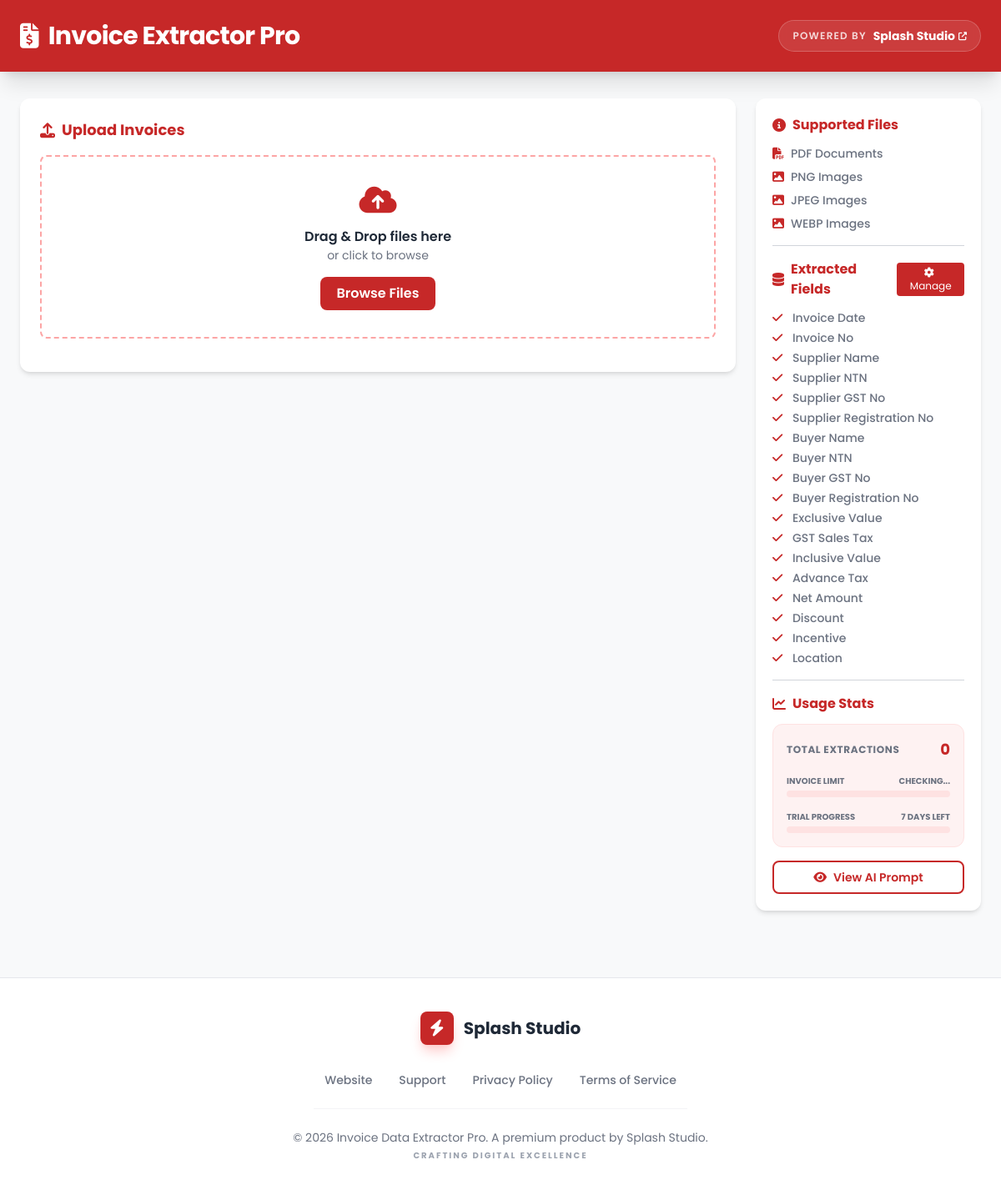
The page / on the database its author committed.
### app.py (models this page shows, shortened)
class SchemaField(db.Model):
    __tablename__ = 'schema_fields'
    id = db.Column(db.Integer, primary_key=True)
    name = db.Column(db.String(100), unique=True, nullable=False)
    description = db.Column(db.Text, nullable=True)
    is_active = db.Column(db.Boolean, default=True)
    created_at = db.Column(db.DateTime, default=datetime.utcnow)

### app.py (the view)
@app.route('/')
def index():
    fields = get_current_fields()
    schema_names = [f.name for f in fields]
    return render_template('index.html', schema=schema_names, max_invoices=MAX_INVOICES_PER_SESSION)

### app.py (called while the page is built)
def get_current_fields():
    return SchemaField.query.filter_by(is_active=True).all()

### templates/index.html (shortened to what this page needs)
<!doctype html>
<html lang="en">
  <head>
    <script src="https://cdn.tailwindcss.com"></script>
    <link
      rel="stylesheet"
      href="https://cdnjs.cloudflare.com/ajax/libs/font-awesome/6.4.0/css/all.min.css"
    />
    <link
      href="https://cdn.datatables.net/1.13.6/css/jquery.dataTables.min.css"
      rel="stylesheet"
    />
  </head>
  <body class="bg-light-bg text-dark-text font-poppins relative">
    <header class="bg-brand-red text-white shadow-xl">
      <div class="max-w-7xl mx-auto px-6 py-6 flex justify-between items-center">
        <h1 class="text-3xl font-bold tracking-tight flex items-center gap-3">
          <i class="fas fa-file-invoice-dollar"></i>
          Invoice Extractor Pro
        </h1>
        <div class="hidden md:flex items-center gap-2 bg-white/10 px-4 py-2 rounded-full border border-white/20 backdrop-blur-sm">
          <span class="text-xs font-semibold opacity-80 uppercase tracking-widest">Powered by</span>
          <a href="https://splashstudio.org/" target="_blank" class="text-sm font-bold hover:text-red-100 transition flex items-center gap-1">
            Splash Studio
            <i class="fas fa-external-link-alt text-[10px]"></i>
          </a>
        </div>
      </div>
    </header>
    <main
      class="max-w-7xl mx-auto px-6 py-8 grid grid-cols-1 lg:grid-cols-4 gap-6"
    >
      <section class="lg:col-span-3 space-y-6">
        <div class="bg-white rounded-xl shadow-md p-6">
          <div class="flex justify-between items-center mb-4">
            <h2
              class="text-lg font-bold flex items-center gap-2 text-brand-red"
            >
              <i class="fas fa-upload"></i>
              Upload Invoices
            </h2>
          </div>
          <div
            id="uploadZone"
            class="border-2 border-dashed border-red-300 rounded-lg p-8 text-center cursor-pointer hover:bg-red-50 transition"
          >
            <i class="fas fa-cloud-upload-alt text-4xl text-brand-red mb-3"></i>
            <p class="font-semibold text-dark-text">Drag & Drop files here</p>
            <p class="text-sm text-muted-text mb-4">or click to browse</p>
            <button
              onclick="document.getElementById('fileInput').click()"
              class="px-5 py-2 bg-brand-red text-white rounded-lg hover:bg-promo-red font-semibold transition"
            >
              Browse Files
            </button>
          </div>
        </div>
      </section>
      <aside class="space-y-6">
        <div class="bg-white rounded-xl shadow-md p-5 sticky top-6">
          <h3 class="font-bold mb-3 flex items-center gap-2 text-brand-red">
            <i class="fas fa-info-circle"></i>
            Supported Files
          </h3>
          <ul class="space-y-2 text-sm font-medium">
            <li class="text-muted-text">
              <i class="fas fa-file-pdf text-brand-red mr-2"></i>PDF Documents
            </li>
            <li class="text-muted-text">
              <i class="fas fa-image text-brand-red mr-2"></i>PNG Images
            </li>
            <li class="text-muted-text">
              <i class="fas fa-image text-brand-red mr-2"></i>JPEG Images
            </li>
            <li class="text-muted-text">
              <i class="fas fa-image text-brand-red mr-2"></i>WEBP Images
            </li>
          </ul>
          <hr class="my-4 border-gray-300" />
          <div class="flex justify-between items-center mb-3">
            <h3 class="font-bold flex items-center gap-2 text-brand-red">
              <i class="fas fa-database"></i>
              Extracted Fields
            </h3>
            <button
              onclick="openManageFieldsModal()"
              class="text-xs bg-brand-red text-white px-2 py-1 rounded hover:bg-promo-red transition"
            >
              <i class="fas fa-cog mr-1"></i>Manage
            </button>
          </div>
          <div id="fieldsSummaryList" class="text-sm space-y-1 mb-4">
            {% for field in schema %}
            <div class="text-muted-text font-medium">
              <i class="fas fa-check text-brand-red mr-2"></i>
              {{ field | replace('_', ' ') }}
            </div>
            {% endfor %}
          </div>
          <hr class="my-4 border-gray-300" />
          <h3 class="font-bold mb-3 flex items-center gap-2 text-brand-red">
            <i class="fas fa-chart-line"></i>
            Usage Stats
          </h3>
          <div
            class="p-4 bg-red-50 rounded-xl border border-red-100 space-y-4 mb-4"
          >
            <div class="flex items-center justify-between">
              <span
                class="text-xs font-bold text-muted-text uppercase tracking-wider"
                >Total Extractions</span
              >
              <span
                id="usageTotalCalls"
                class="text-lg font-bold text-brand-red"
                >0</span
              >
            </div>
            <div class="space-y-1">
              <div
                class="flex items-center justify-between text-[10px] font-bold text-muted-text uppercase"
              >
                <span>Invoice Limit</span>
                <span id="invoiceLimitText">Checking...</span>
              </div>
              <div class="w-full bg-red-100 rounded-full h-2 overflow-hidden">
              </div>
            </div>
            <div class="space-y-1">
              <div
                class="flex items-center justify-between text-[10px] font-bold text-muted-text uppercase"
              >
                <span>Trial Progress</span>
                <span id="trialDaysText">7 Days Left</span>
              </div>
              <div class="w-full bg-red-100 rounded-full h-2 overflow-hidden">
              </div>
            </div>
          </div>
          <button
            onclick="openPromptPreviewModal()"
            class="w-full text-sm border-2 border-brand-red text-brand-red px-3 py-2 rounded-lg hover:bg-red-50 transition font-semibold"
          >
            <i class="fas fa-eye mr-2"></i>View AI Prompt
          </button>
        </div>
      </aside>
    </main>
    <footer class="bg-white border-t border-gray-200 mt-12 py-10">
      <div class="max-w-7xl mx-auto px-6 flex flex-col items-center gap-6">
        <div class="flex items-center gap-3 mb-2">
          <div class="w-10 h-10 bg-brand-red text-white rounded-lg flex items-center justify-center shadow-lg shadow-red-200">
            <i class="fas fa-bolt text-xl"></i>
          </div>
          <span class="text-xl font-bold text-dark-text">Splash Studio</span>
        </div>
        <div class="flex flex-wrap justify-center gap-x-8 gap-y-2 text-sm font-medium text-muted-text">
          <a href="https://splashstudio.org/" target="_blank" class="hover:text-brand-red transition">Website</a>
          <a href="#" class="hover:text-brand-red transition">Support</a>
          <a href="#" class="hover:text-brand-red transition">Privacy Policy</a>
          <a href="#" class="hover:text-brand-red transition">Terms of Service</a>
        </div>
        <hr class="w-full max-w-md border-gray-100" />
        <div class="text-center">
          <p class="text-muted-text text-sm mb-1">© 2026 Invoice Data Extractor Pro. A premium product by Splash Studio.</p>
          <p class="text-[10px] text-gray-400 font-bold uppercase tracking-[0.2em]">Crafting Digital Excellence</p>
        </div>
      </div>
    </footer>
  </body>
</html>

### templates/index.html (style rules this page uses)
* { font-family: "Poppins", sans-serif; }

### rows shown on the page
SchemaField: name "Invoice Date"
SchemaField: name "Invoice No"
SchemaField: name "Supplier Name"
SchemaField: name "Supplier NTN"
SchemaField: name "Supplier GST No"
SchemaField: name "Supplier Registration No"
SchemaField: name "Buyer Name"
SchemaField: name "Buyer NTN"
SchemaField: name "Buyer GST No"
SchemaField: name "Buyer Registration No"
SchemaField: name "Exclusive Value"
SchemaField: name "GST Sales Tax"
SchemaField: name "Inclusive Value"
SchemaField: name "Advance Tax"
SchemaField: name "Net Amount"
SchemaField: name "Discount"
SchemaField: name "Incentive"
SchemaField: name "Location"
